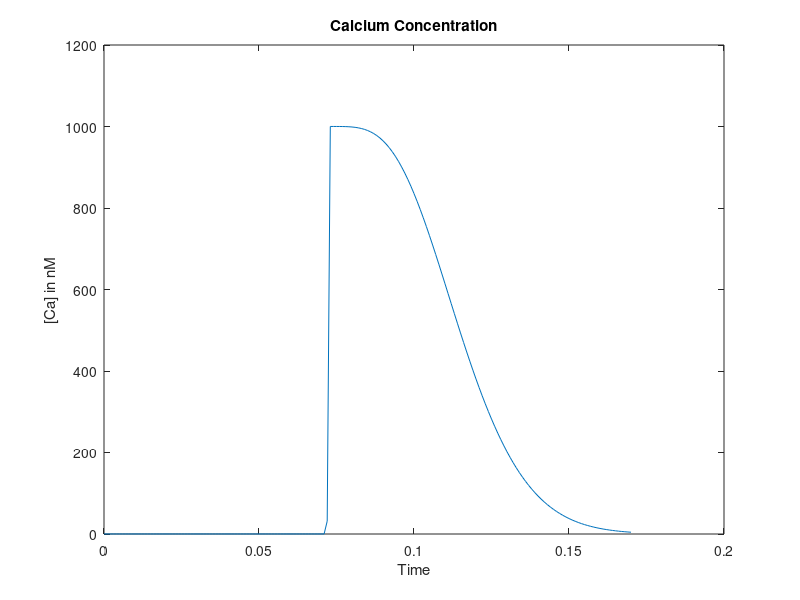

The MATLAB script that drew this image:
time = 0:.001:.17;
pCa = zeros(1,numel(time));
Ca = zeros(1,numel(time));
t_act = 0.0718;
t_p = t_act + .001;
for i = 1:numel(time)
    if time(i) >= t_act
        if time(i) >= t_p
            pCa(i) = 0.5*exp(-((time(i)-t_p)*25)^2);
        else
            pCa(i) = (time(i)-t_act)/.02;
        end
    Ca(i) = 0.1 + 1000*sin(3.14*pCa(i));
    
    else
        Ca(i) = 0.1;
    end
end

plot(time,Ca)
title('Calcium Concentration')
xlabel('Time')
ylabel('[Ca] in nM')
% plot(time, pCa)